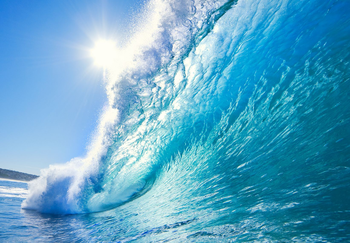
#> input picture images/003_Wave.png, 350 x 243 px
$ python 005_rotate.py --image images/003_Wave.png
#> lines starting #> are read from the running program, lines starting #| are printed output that depends on the picture
# Usage:
# python 005_rotate.py --image images/001_Image.jpg

import numpy as np
import argparse
import cv2


# Construct Argument Parser And Parse Arguments
ap = argparse.ArgumentParser()
ap.add_argument("-i", "--image", required=True, help="Path To Image")
args = vars(ap.parse_args())


# Load And Display Original Image
image = cv2.imread(args["image"])
#> image is the input picture: shape (243, 350, 3); mean B, G, R 199.1, 166.5, 93.5
cv2.imshow("Original", image)
cv2.waitKey(0)

# Obtain Dimensions And Center-Point Of Image
(h,w) = image.shape[:2]
#> h = 243; w = 350
center = (w//2, h//2)
#> center = (175, 121)


# Create Rotational Matrix
# From Center-Point, Rotate 45 Degrees CCW With Scale Of 100%
M = cv2.getRotationMatrix2D(center, 45, 1.0)

# Rotate Image And Display
rotated = cv2.warpAffine(image, M, (w,h))
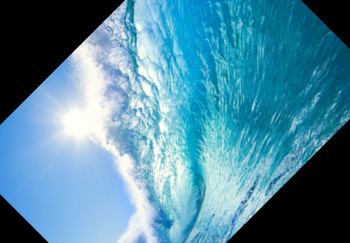
#> rotated: shape (243, 350, 3); mean B, G, R 159.5, 136.8, 80.3
cv2.imshow("Rotated", rotated)
cv2.waitKey(0)


# Create Rotational Matrix (90d CW), Rotate, Display Image
M = cv2.getRotationMatrix2D(center, -90, 1.0)
rotated = cv2.warpAffine(image, M, (w,h))
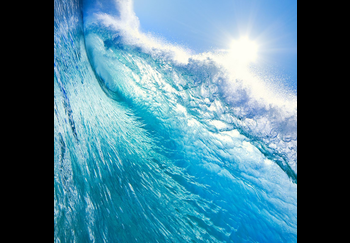
#> rotated: shape (243, 350, 3); mean B, G, R 143.4, 124.1, 74.5
cv2.imshow("Rotated", rotated)
cv2.waitKey(0)
cv2.destroyAllWindows()
